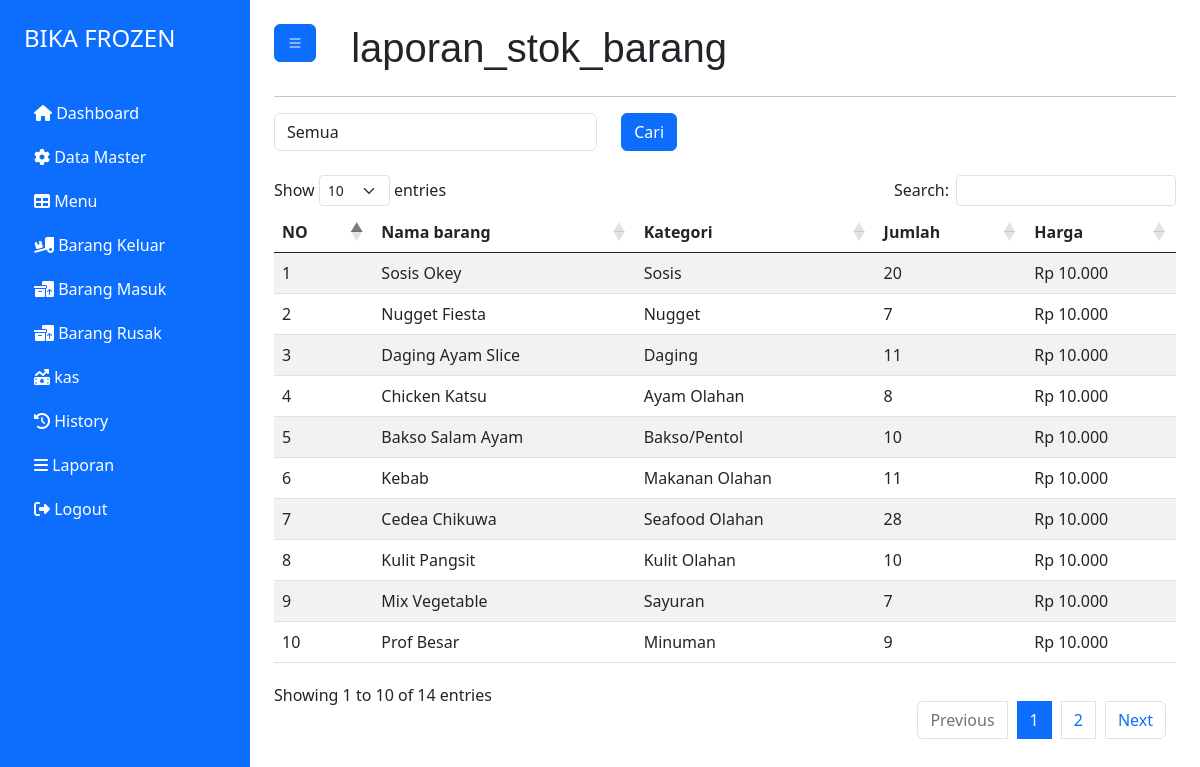
Screenshot of /index.php?page=laporan_stok_barang (signed in) with the database file from the repository.
### tables this page shows
CREATE TABLE `barang` (
  `id_barang` int(11) NOT NULL,
  `id_kategori` int(11) NOT NULL,
  `nm_barang` varchar(100) NOT NULL,
  `jumlah` int(10) NOT NULL,
  `foto` varchar(150) NOT NULL,
  `harga` varchar(20) NOT NULL
);

CREATE TABLE `kategori` (
  `id_kategori` int(11) NOT NULL,
  `nm_kategori` varchar(50) NOT NULL
);

### halaman/barang/laporan.php (the view, shortened to what this page needs)
<?php
    include "././koneksi.php";
    @$id_k = substr($_GET['id_kategori'],0,4);
    if(empty($id_k)){
        $query = mysqli_query($koneksi,"SELECT * FROM barang JOIN kategori ON kategori.id_kategori = barang.id_kategori");
    }else{
        $query = mysqli_query($koneksi,"SELECT * FROM barang JOIN kategori ON kategori.id_kategori = barang.id_kategori WHERE barang.id_kategori = '$id_k'");
    }
?>
<div class="row">
    <div class="col-9">
        <form action="halaman/barang/cetak.php" method="get">
            <div class="row">
                <div class="col-6">
                <select  name="id_kategori" class="form-control" id="" >
                <option value="">Semua</option>
            </select>
                </div>
                <div class="col-6">
                <button type="submit" class="btn btn-primary">Cari</button>
                </div>
            </div>
        </form>
    </div>
</div>
<br>
<div>
<table id="example" class="table table-striped" style="width:100%">
        <thead>
            <tr>
                <th>NO</th>
                <th>Nama barang</th>
                <th>Kategori</th>
                <th>Jumlah</th>
                <th>Harga</th>
            </tr>
        </thead>
        <tbody>
            <?php
                $no = 1;
                while($row = mysqli_fetch_array($query)){
                    ?>
                        <tr>
                            <td><?= $no++ ?></td>
                            <td><?= $row['nm_barang'] ?></td>
                            <td><?= $row['nm_kategori'] ?></td>
                            <td><?= $row['jumlah'] ?></td>
                            <td><?= $hasil_rupiah = "Rp " . number_format($row['harga'],0,',','.') ?></td>
                        </tr>
                    <?php
                }
            ?>
        </tbody>
    </table>
</div>

### rows the page displays
barang: nm_barang "Sosis Okey", id_kategori.nm_kategori "Sosis", jumlah "20", harga "Rp 10.000"
barang: nm_barang "Nugget Fiesta", id_kategori.nm_kategori "Nugget", jumlah "7", harga "Rp 10.000"
barang: nm_barang "Daging Ayam Slice", id_kategori.nm_kategori "Daging", jumlah "11", harga "Rp 10.000"
barang: nm_barang "Chicken Katsu", id_kategori.nm_kategori "Ayam Olahan", jumlah "8", harga "Rp 10.000"
barang: nm_barang "Bakso Salam Ayam", id_kategori.nm_kategori "Bakso/Pentol", jumlah "10", harga "Rp 10.000"
barang: nm_barang "Kebab", id_kategori.nm_kategori "Makanan Olahan", jumlah "11", harga "Rp 10.000"
barang: nm_barang "Cedea Chikuwa", id_kategori.nm_kategori "Seafood Olahan", jumlah "28", harga "Rp 10.000"
barang: nm_barang "Kulit Pangsit", id_kategori.nm_kategori "Kulit Olahan", jumlah "10", harga "Rp 10.000"
barang: nm_barang "Mix Vegetable", id_kategori.nm_kategori "Sayuran", jumlah "7", harga "Rp 10.000"
barang: nm_barang "Prof Besar", id_kategori.nm_kategori "Minuman", jumlah "9", harga "Rp 10.000"

### other values shown
$hal "laporan_stok_barang"
